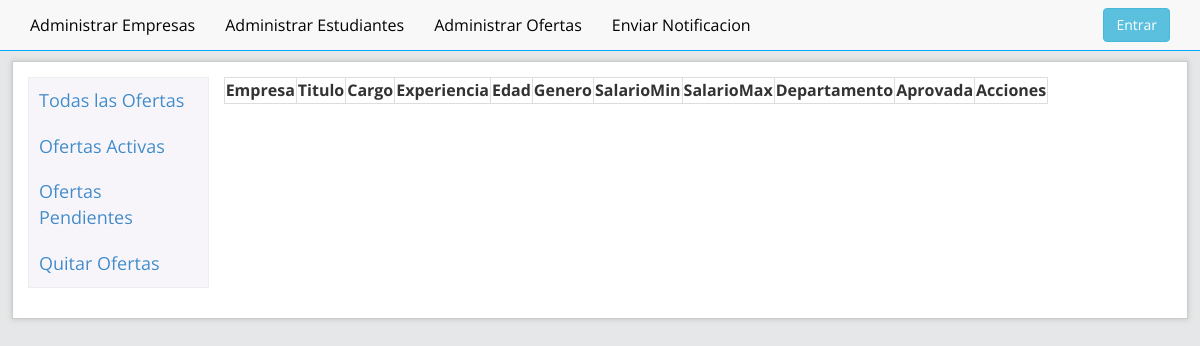
The app's page /admin/ofertas.php?id=pendientes, older data.
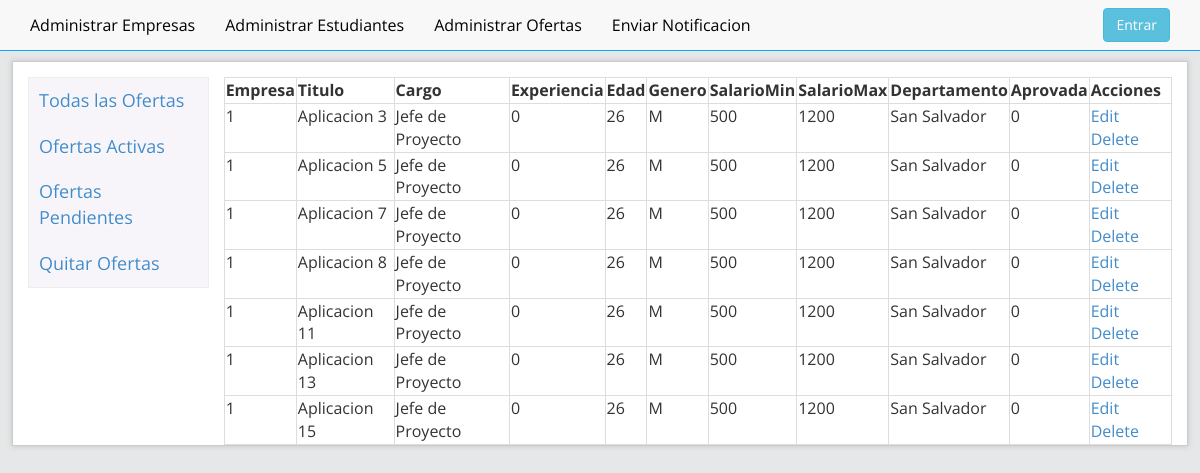
The same page, newer data.
### tables this page shows
CREATE TABLE `ofertas` (
  `cod_oferta` int(20) NOT NULL AUTO_INCREMENT,
  `cod_em` int(20) DEFAULT NULL,
  `titulo_of` varchar(120) DEFAULT NULL,
  `descripcion_of` varchar(250) DEFAULT NULL,
  `area_of` int(11) DEFAULT NULL,
  `cargo_of` varchar(20) DEFAULT NULL,
  `vacantes_of` int(11) DEFAULT NULL,
  `contratacion_of` varchar(20) DEFAULT NULL,
  `anoexp_ofetas` int(11) DEFAULT NULL,
  `edad` int(10) DEFAULT NULL,
  `genero_of` varchar(20) DEFAULT NULL,
  `vehiculo_ofetas` varchar(20) DEFAULT NULL,
  `salariomax_of` decimal(30,0) DEFAULT NULL,
  `salariomin_of` decimal(30,0) DEFAULT NULL,
  `departamento_of` varchar(20) DEFAULT NULL,
  `experiencia` varchar(20) DEFAULT NULL,
  `tituloen_of` varchar(20) DEFAULT NULL,
  `nivel_of` varchar(20) DEFAULT NULL,
  `disponible_of` int(1) DEFAULT '0',
  `aprovacion_of` int(1) DEFAULT '0',
  `fecha_of` datetime DEFAULT NULL,
  `fechaFin_of` datetime DEFAULT NULL,
  PRIMARY KEY (`cod_oferta`) USING BTREE,
  UNIQUE KEY `cod_oferta_UNIQUE` (`cod_oferta`)
);

### admin/ofertasNoActivas.php (the view, shortened to what this page needs)
<?
echo "<table class='table-bordered' >";
echo "<tr>";
echo "<td><b>Empresa</b></td>";
echo "<td><b>Titulo</b></td>";
echo "<td><b>Cargo</b></td>";
echo "<td><b>Experiencia</b></td>";
echo "<td><b>Edad</b></td>";
echo "<td><b>Genero</b></td>";
echo "<td><b>SalarioMin</b></td>";
echo "<td><b>SalarioMax</b></td>";
echo "<td><b>Departamento</b></td>";
echo "<td><b>Aprovada</b></td>";
echo "<td><b>Acciones</b></td>";
echo "</tr>";
$result = mysql_query("SELECT * FROM `ofertas` where aprovacion_of=0") or trigger_error(mysql_error());
while ($row = mysql_fetch_array($result)) {
    foreach ($row AS $key => $value) {
        $row[$key] = stripslashes($value);
    }
    echo "<tr>";
    echo "<td valign='top'>" . nl2br($row['cod_em']) . "</td>";
    echo "<td valign='top'>" . nl2br($row['titulo_of']) . "</td>";
    echo "<td valign='top'>" . nl2br($row['cargo_of']) . "</td>";
    echo "<td valign='top'>" . nl2br($row['anoexp_ofetas']) . "</td>";
    echo "<td valign='top'>" . nl2br($row['edad']) . "</td>";
    echo "<td valign='top'>" . nl2br($row['genero_of']) . "</td>";
    echo "<td valign='top'>" . nl2br($row['salariomax_of']) . "</td>";
    echo "<td valign='top'>" . nl2br($row['salariomin_of']) . "</td>";
    echo "<td valign='top'>" . nl2br($row['departamento_of']) . "</td>";
    echo "<td valign='top'>" . nl2br($row['aprovacion_of']) . "</td>";
    echo "<td valign='top'><a href=edit.php?id={$row['id']}>Edit</a> <a href=delete.php?id={$row['id']}>Delete</a></td> ";
    echo "</tr>";
}
echo "</table>";
?>

Row changes from the older to the newer data that the page shows:
now on this page (row edited): ofertas: cod_em "1", titulo_of "Aplicacion 3", cargo_of "Jefe de Proyecto", anoexp_ofetas "0", edad "26", genero_of "M", salariomax_of "500", salariomin_of "1200", departamento_of "San Salvador", aprovacion_of "0"
now on this page (row edited): ofertas: cod_em "1", titulo_of "Aplicacion 5", cargo_of "Jefe de Proyecto", anoexp_ofetas "0", edad "26", genero_of "M", salariomax_of "500", salariomin_of "1200", departamento_of "San Salvador", aprovacion_of "0"
now on this page (row edited): ofertas: cod_em "1", titulo_of "Aplicacion 7", cargo_of "Jefe de Proyecto", anoexp_ofetas "0", edad "26", genero_of "M", salariomax_of "500", salariomin_of "1200", departamento_of "San Salvador", aprovacion_of "0"
now on this page (row edited): ofertas: cod_em "1", titulo_of "Aplicacion 8", cargo_of "Jefe de Proyecto", anoexp_ofetas "0", edad "26", genero_of "M", salariomax_of "500", salariomin_of "1200", departamento_of "San Salvador", aprovacion_of "0"
now on this page (row edited): ofertas: cod_em "1", titulo_of "Aplicacion 11", cargo_of "Jefe de Proyecto", anoexp_ofetas "0", edad "26", genero_of "M", salariomax_of "500", salariomin_of "1200", departamento_of "San Salvador", aprovacion_of "0"
now on this page (row edited): ofertas: cod_em "1", titulo_of "Aplicacion 13", cargo_of "Jefe de Proyecto", anoexp_ofetas "0", edad "26", genero_of "M", salariomax_of "500", salariomin_of "1200", departamento_of "San Salvador", aprovacion_of "0"
now on this page (row edited): ofertas: cod_em "1", titulo_of "Aplicacion 15", cargo_of "Jefe de Proyecto", anoexp_ofetas "0", edad "26", genero_of "M", salariomax_of "500", salariomin_of "1200", departamento_of "San Salvador", aprovacion_of "0"
